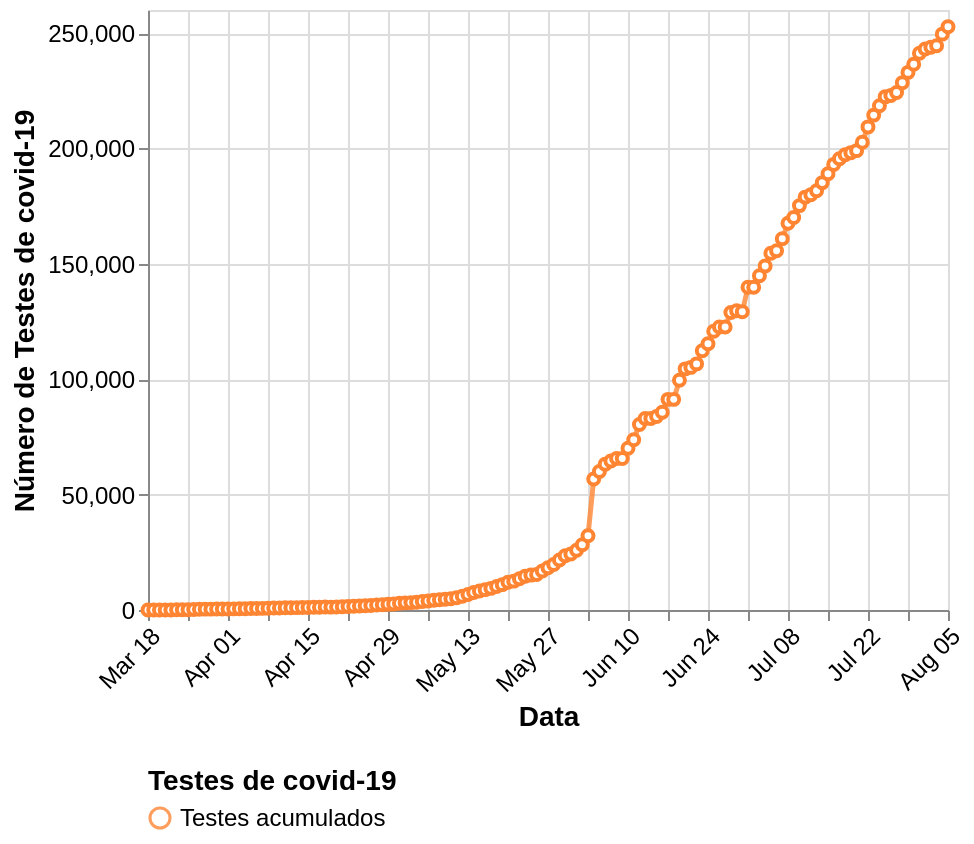

Specify this chart in Vega-Lite:
### Vega-Lite specification from a JSON file in a GitHub repository (floating-point values rounded to 4 significant figures; data arrays with more than 128 entries replaced by an {"elided": "..."} marker saying what was removed)
{"$schema": "https://vega.github.io/schema/vega-lite/v5.json", "width": "container", "config": {"background": "transparent", "view": {"continuousWidth": 400, "continuousHeight": 300}}, "data": {"values": {"elided": "141 records"}, "format": {"parse": {"data": "date"}}}, "mark": {"type": "line", "opacity": 0.8, "point": {"filled": false, "fill": "white"}, "strokeWidth": 2.5}, "encoding": {"color": {"type": "nominal", "field": "key", "legend": {"columns": 1, "labelFontSize": 12, "orient": "bottom", "title": "Testes de covid-19", "titleFontSize": 14}, "scale": {"domain": ["Testes acumulados"], "range": ["#ff8533"]}}, "tooltip": [{"type": "temporal", "field": "data", "title": "Data"}, {"type": "quantitative", "field": "testesAcumulados", "title": "Testes acumulados"}, {"type": "quantitative", "field": "testesPorDia", "title": "Testes por dia"}, {"type": "quantitative", "field": "taxa_letalidade", "format": ".2%", "title": "Taxa de letalidade"}], "x": {"type": "temporal", "axis": {"labelAngle": 315, "labelFontSize": 12, "title": "Data", "titleFontSize": 14}, "field": "data", "timeUnit": "monthdate"}, "y": {"type": "quantitative", "axis": {"labelFontSize": 12, "title": "Número de Testes de covid-19", "titleFontSize": 14}, "field": "value"}}, "transform": [{"fold": ["testesAcumulados"]}, {"calculate": "if((datum.key === 'testesAcumulados'),'Testes acumulados',datum.key)", "as": "key"}, {"calculate": "if((datum.key === 'confirmadosAcumulados'),'Confirmados acumulados',datum.key)", "as": "key"}, {"calculate": "datum.mortesAcumuladas / datum.confirmadosAcumulados", "as": "taxa_letalidade"}]}
